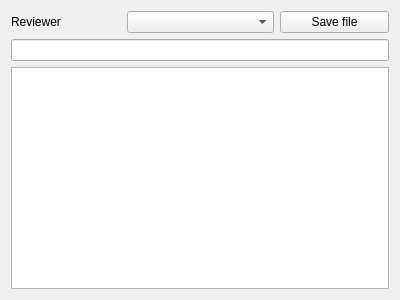
<?xml version="1.0" encoding="UTF-8"?>
<ui version="4.0">
 <class>Icd10::IcdGroupLinkerWidget</class>
 <widget class="QWidget" name="Icd10::IcdGroupLinkerWidget">
  <property name="geometry">
   <rect>
    <x>0</x>
    <y>0</y>
    <width>400</width>
    <height>300</height>
   </rect>
  </property>
  <property name="windowTitle">
   <string>Form</string>
  </property>
  <layout class="QGridLayout" name="gridLayout">
   <item row="0" column="0">
    <layout class="QHBoxLayout" name="horizontalLayout">
     <item>
      <widget class="QLabel" name="label">
       <property name="text">
        <string>Reviewer</string>
       </property>
      </widget>
     </item>
     <item>
      <widget class="QComboBox" name="reviewer">
       <item>
        <property name="text">
         <string/>
        </property>
       </item>
       <item>
        <property name="text">
         <string>Eric Maeker, MD (FR)</string>
        </property>
       </item>
       <item>
        <property name="text">
         <string>Jim Busser, MD (CA)</string>
        </property>
       </item>
      </widget>
     </item>
     <item>
      <widget class="QPushButton" name="saveFile">
       <property name="text">
        <string>Save file</string>
       </property>
      </widget>
     </item>
    </layout>
   </item>
   <item row="2" column="0">
    <widget class="QTableView" name="tableView"/>
   </item>
   <item row="1" column="0">
    <widget class="QLineEdit" name="lineEdit"/>
   </item>
  </layout>
 </widget>
 <resources/>
 <connections/>
</ui>
